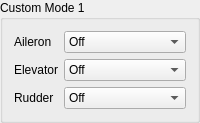
           <widget class="QGroupBox" name="customMode1GroupBox">
            <property name="title">
             <string>Custom Mode 1</string>
            </property>
            <layout class="QFormLayout" name="formLayout">
             <item row="0" column="0">
              <widget class="QLabel" name="label_26">
               <property name="text">
                <string>Aileron</string>
               </property>
              </widget>
             </item>
             <item row="0" column="1">
              <widget class="QComboBox" name="cm1AileronComboBox">
               <item>
                <property name="text">
                 <string>Off</string>
                </property>
               </item>
               <item>
                <property name="text">
                 <string>Normal</string>
                </property>
               </item>
               <item>
                <property name="text">
                 <string>Auto Level</string>
                </property>
               </item>
               <item>
                <property name="text">
                 <string>Trainer</string>
                </property>
               </item>
               <item>
                <property name="text">
                 <string>Attitude Lock</string>
                </property>
               </item>
               <item>
                <property name="text">
                 <string>Launch Assist</string>
                </property>
               </item>
              </widget>
             </item>
             <item row="1" column="0">
              <widget class="QLabel" name="label_27">
               <property name="text">
                <string>Elevator</string>
               </property>
              </widget>
             </item>
             <item row="1" column="1">
              <widget class="QComboBox" name="cm1ElevatorComboBox">
               <item>
                <property name="text">
                 <string>Off</string>
                </property>
               </item>
               <item>
                <property name="text">
                 <string>Normal</string>
                </property>
               </item>
               <item>
                <property name="text">
                 <string>Auto Level</string>
                </property>
               </item>
               <item>
                <property name="text">
                 <string>Trainer</string>
                </property>
               </item>
               <item>
                <property name="text">
                 <string>Attitude Lock</string>
                </property>
               </item>
               <item>
                <property name="text">
                 <string>Launch Assist</string>
                </property>
               </item>
              </widget>
             </item>
             <item row="2" column="1">
              <widget class="QComboBox" name="cm1RudderComboBox">
               <item>
                <property name="text">
                 <string>Off</string>
                </property>
               </item>
               <item>
                <property name="text">
                 <string>Normal</string>
                </property>
               </item>
               <item>
                <property name="text">
                 <string>Auto Level</string>
                </property>
               </item>
               <item>
                <property name="text">
                 <string>Trainer</string>
                </property>
               </item>
               <item>
                <property name="text">
                 <string>Attitude Lock</string>
                </property>
               </item>
               <item>
                <property name="text">
                 <string>Launch Assist</string>
                </property>
               </item>
              </widget>
             </item>
             <item row="2" column="0">
              <widget class="QLabel" name="label_28">
               <property name="text">
                <string>Rudder</string>
               </property>
              </widget>
             </item>
            </layout>
           </widget>
